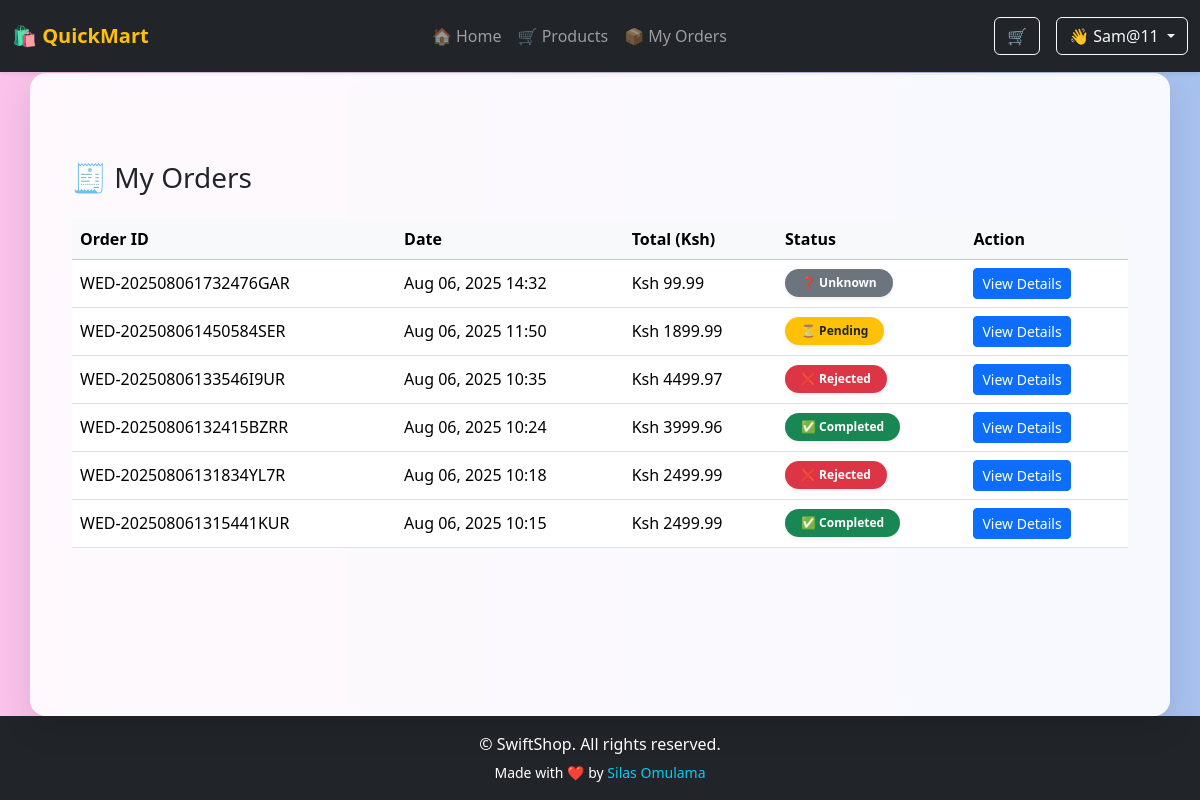
Page /orders/my-orders/ (signed in) on the committed database.
### orders/models.py (models this page shows, shortened)
class Order(models.Model):
    STATUS_CHOICES = [
    ('pending', 'Pending'),
    ('approved', 'Approved'),
    ('rejected', 'Rejected'),
]
    user = models.ForeignKey(User, on_delete=models.CASCADE)
    total_price = models.DecimalField(max_digits=10, decimal_places=2, default=0)
    created_at = models.DateTimeField(auto_now_add=True)
    order_id = models.CharField(default=order_ID, max_length=30,unique=True)
    status = models.CharField(max_length=10, choices=STATUS_CHOICES, default='pending')

### orders/views.py (the view)
# urls.py: path('my-orders/', views.order_list, name='order_list'),
@login_required
def order_list(request):
    orders = Order.objects.filter(user=request.user).order_by('-created_at')
    return render(request, 'orders/order_list.html', {'orders': orders})

### cart/context_processors.py (called while the page is built)
def cart_item_count(request):
    cart = Cart(request)
    return {'cart_item_count': sum(item['quantity'] for item in cart.cart.values())}

### orders/templates/orders/order_list.html (shortened to what this page needs)
{% extends "main.html" %}
{% block content %}
<div class="container my-5">
  <h3 class="mb-4">🧾 My Orders</h3>
  {% if orders %}
  <div class="table-responsive">
    <table class="table table-hover align-middle">
      <thead class="table-light">
        <tr>
          <th>Order ID</th>
          <th>Date</th>
          <th>Total (Ksh)</th>
          <th>Status</th>
          <th>Action</th>
        </tr>
      </thead>
      <tbody>
        {% for order in orders %}
        <tr>
          <td>{{ order.order_id }}</td>
          <td>{{ order.created_at|date:"M d, Y H:i" }}</td>
          <td>Ksh {{ order.total_price|floatformat:2 }}</td>
          <td>
            {% if order.status == "completed" %}
            <span class="badge rounded-pill bg-success px-3 py-2 shadow-sm">
              ✅ Completed
            </span>
            {% elif order.status == "pending" or not order.status %}
            <span class="badge rounded-pill bg-warning text-dark px-3 py-2 shadow-sm">
              ⏳ Pending
            </span>
            {% elif order.status == "rejected" %}
            <span class="badge rounded-pill bg-danger px-3 py-2 shadow-sm">
              ❌ Rejected
            </span>
            {% else %}
            <span class="badge rounded-pill bg-secondary px-3 py-2 shadow-sm">
              ❓ Unknown
            </span>
            {% endif %}
          </td>
          <td>
            <a href="{% url 'order_detail' order.id %}" class="btn btn-sm btn-primary">
              View Details
            </a>
          </td>
        </tr>
        {% endfor %}
      </tbody>
    </table>
  </div>
  {% else %}
  <div class="alert alert-info">You have not placed any orders yet.</div>
  {% endif %}
</div>
{% endblock %}

### templates/nav.html (shortened to what this page needs)
<nav class="navbar navbar-expand-lg navbar-dark bg-dark fixed-top shadow-sm py-3">
  <div class="container-fluid">
    <a class="navbar-brand fw-bold" href="{% url 'products_list' %}">
      <span class="text-warning">🛍️ QuickMart</span>
    </a>
    {% if request.user.is_authenticated and not request.user.is_staff %}
    <div class="collapse navbar-collapse justify-content-between" id="mainNavbar">
      <ul class="navbar-nav mx-auto mb-2 mb-lg-0 text-center">
        <li class="nav-item">
          <a class="nav-link {% if request.path == '/' %}active{% endif %}" href="{% url 'products_list' %}">🏠 Home</a>
        </li>
        <li class="nav-item">
          <a class="nav-link" href="{% url 'products_list' %}">🛒 Products</a>
        </li>
        <li class="nav-item">
          <a class="nav-link" href="{% url 'order_list' %}">📦 My Orders</a>
        </li>
      </ul>
      <div class="d-none d-lg-flex align-items-center gap-3">
        <a class="btn btn-outline-light position-relative" href="{% url 'cart_detail' %}">
          🛒
        </a>
        <div class="dropdown">
          <a class="btn btn-outline-light dropdown-toggle" href="#" id="userDropdownDesktop" data-bs-toggle="dropdown"
            aria-expanded="false">
            👋 {{ request.user.username }}
          </a>
        </div>
        {% elif request.user.is_authenticated and request.user.is_staff%}
        <a class="btn btn-outline-light dropdown-toggle" href="#" id="userDropdownDesktop" data-bs-toggle="dropdown"
          aria-expanded="false">
          👋 {{ request.user.username }}
        </a>
        {% else %}
        <a class="btn btn-outline-light" href="{% url 'login-user' %}">Login</a>
        <a class="btn btn-warning" href="{% url 'register' %}">Sign Up</a>
        {% endif %}
      </div>
    </div>
  </div>
</nav>

### templates/main.html (style rules this page uses)
html, body { height: 100%; margin: 0; font-family: 'Segoe UI', sans-serif; background: linear-gradient(to right, #fbc2eb, #a6c1ee); display: flex; flex-direction: column; }

### rows in the picture
Order: order_id "WED-202508061732476GAR", created_at "Aug 06, 2025 14:32", total_price "99.99", status "❓ Unknown"
Order: order_id "WED-202508061450584SER", created_at "Aug 06, 2025 11:50", total_price "1899.99", status "⏳ Pending"
Order: order_id "WED-20250806133546I9UR", created_at "Aug 06, 2025 10:35", total_price "4499.97", status "❌ Rejected"
Order: order_id "WED-20250806132415BZRR", created_at "Aug 06, 2025 10:24", total_price "3999.96", status "✅ Completed"
Order: order_id "WED-20250806131834YL7R", created_at "Aug 06, 2025 10:18", total_price "2499.99", status "❌ Rejected"
Order: order_id "WED-202508061315441KUR", created_at "Aug 06, 2025 10:15", total_price "2499.99", status "✅ Completed"

### other values in the picture
{{ request.user.username }} "Sam@11"
